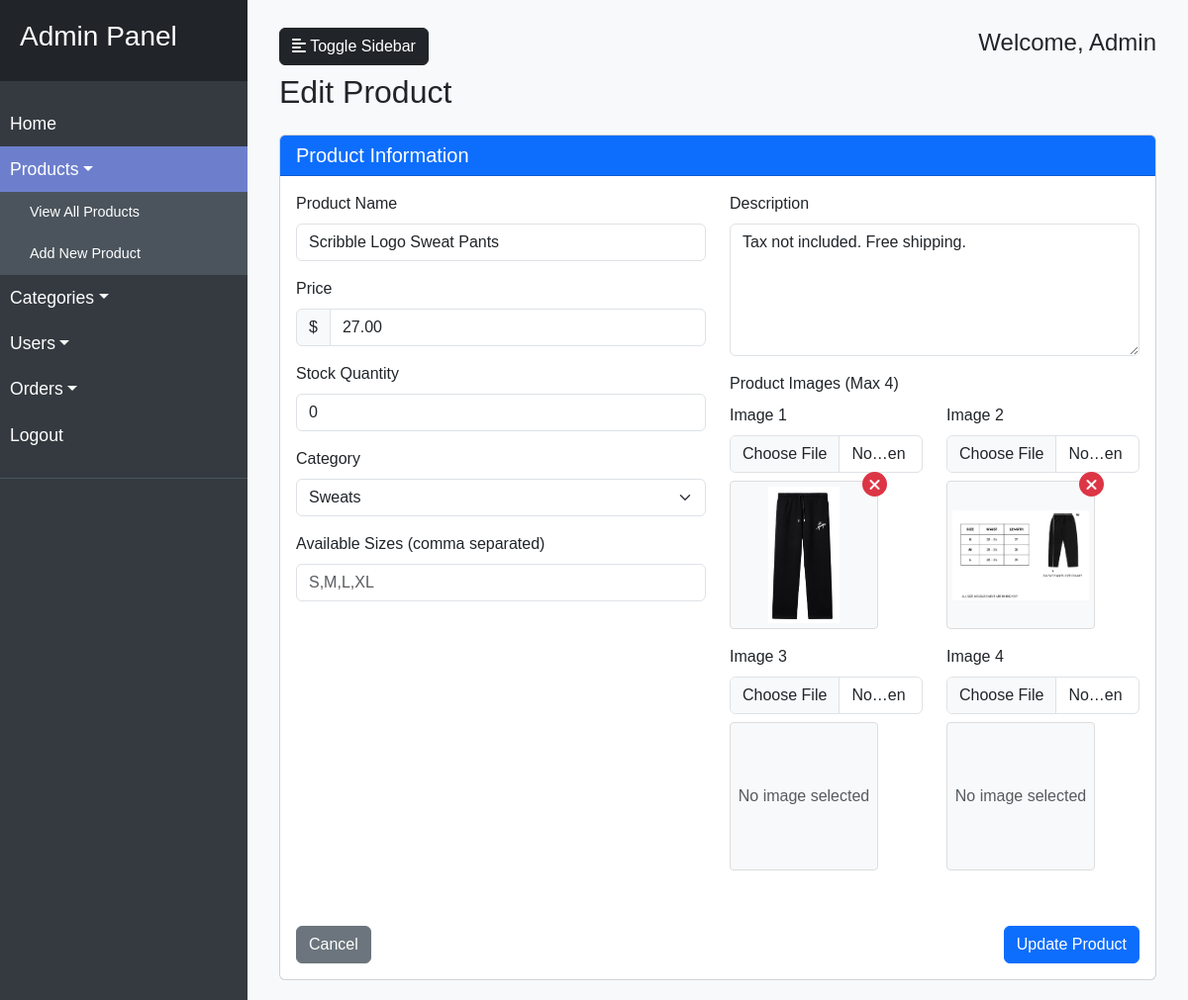
Screenshot of /edit_product.php?id=22 (signed in) with the database file from the repository.
### tables this page shows
CREATE TABLE `products` (
  `ProductID` int(11) NOT NULL,
  `ProductName` varchar(100) NOT NULL,
  `Description` text DEFAULT NULL,
  `Price` decimal(10,2) NOT NULL,
  `sizes` varchar(255) NOT NULL,
  `StockQuantity` int(11) NOT NULL,
  `images` text NOT NULL,
  `created_at` timestamp NOT NULL DEFAULT current_timestamp(),
  `categories` varchar(255) NOT NULL,
  `edited_at` timestamp NOT NULL DEFAULT current_timestamp() ON UPDATE current_timestamp(),
  `updated_at` timestamp NOT NULL DEFAULT current_timestamp() ON UPDATE current_timestamp()
);

CREATE TABLE `categories` (
  `id` int(11) NOT NULL,
  `category_name` varchar(100) NOT NULL,
  `date_added` timestamp NOT NULL DEFAULT current_timestamp(),
  `date_edited` timestamp NOT NULL DEFAULT current_timestamp() ON UPDATE current_timestamp()
);

### edit_product.php (the view, shortened to what this page needs)
<?php
require_once 'db_connection.php';
$productId = $_GET['id'];
$categoriesQuery = "SELECT id, category_name FROM categories ORDER BY category_name";
$categories = $conn->query($categoriesQuery);
$productQuery = "SELECT * FROM products WHERE ProductID = ?";
$stmt = $conn->prepare($productQuery);
$stmt->bind_param("i", $productId);
$stmt->execute();
$product = $stmt->get_result()->fetch_assoc();
$productImages = json_decode($product['images'], true) ?: [];
?>
<!DOCTYPE html>
<html lang="en">
<head>
    <link href="https://cdn.jsdelivr.net/npm/bootstrap@5.3.0-alpha1/dist/css/bootstrap.min.css" rel="stylesheet">
    <link rel="stylesheet" href="https://cdnjs.cloudflare.com/ajax/libs/font-awesome/6.4.0/css/all.min.css">
</head>
<body>
    <div class="wrapper">
        <nav id="sidebar">
            <div class="sidebar-header">
                <h3>Admin Panel</h3>
            </div>
            <ul class="list-unstyled components">
                <li>
                    <a href="admin.php">Home</a>
                </li>
                <li class="active">
                    <a href="#productSubmenu" data-bs-toggle="collapse" aria-expanded="true" class="dropdown-toggle">Products</a>
                    <ul class="collapse show list-unstyled" id="productSubmenu">
                        <li>
                            <a href="products.php">View All Products</a>
                        </li>
                        <li>
                            <a href="add_product.php">Add New Product</a>
                        </li>
                    </ul>
                </li>
                <li>
                    <a href="#categorySubmenu" data-bs-toggle="collapse" aria-expanded="false" class="dropdown-toggle">Categories</a>
                </li>
                <li>
                    <a href="#userSubmenu" data-bs-toggle="collapse" aria-expanded="false" class="dropdown-toggle">Users</a>
                </li>
                <li>
                    <a href="#orderSubmenu" data-bs-toggle="collapse" aria-expanded="false" class="dropdown-toggle">Orders</a>
                </li>
                <li>
                    <a href="logout.php">Logout</a>
                </li>
            </ul>
        </nav>
        <div id="content">
            <nav class="navbar navbar-expand-lg navbar-light bg-light">
                <div class="container-fluid">
                    <button type="button" id="sidebarCollapse" class="btn btn-dark">
                        <i class="fas fa-align-left"></i>
                        <span>Toggle Sidebar</span>
                    </button>
                    <div>
                        <h4>Welcome, <?php echo $_SESSION['Username'] ?? 'Admin'; ?></h4>
                    </div>
                </div>
            </nav>
            <div class="container-fluid">
                <h2 class="mb-4">Edit Product</h2>
                <div class="card">
                    <div class="card-header bg-primary text-white">
                        <h5 class="mb-0">Product Information</h5>
                    </div>
                    <div class="card-body">
                        <form action="edit_product.php?id=<?php echo $productId; ?>" method="post" enctype="multipart/form-data">
                            <div class="row">
                                <div class="col-md-6">
                                    <div class="mb-3">
                                        <label for="product_name" class="form-label">Product Name</label>
                                        <input type="text" class="form-control" id="product_name" name="product_name" value="<?php echo htmlspecialchars($product['ProductName']); ?>" required>
                                    </div>
                                    <div class="mb-3">
                                        <label for="price" class="form-label">Price</label>
                                        <div class="input-group">
                                            <span class="input-group-text">$</span>
                                            <input type="number" class="form-control" id="price" name="price" step="0.01" min="0" value="<?php echo $product['Price']; ?>" required>
                                        </div>
                                    </div>
                                    <div class="mb-3">
                                        <label for="stock" class="form-label">Stock Quantity</label>
                                        <input type="number" class="form-control" id="stock" name="stock" min="0" value="<?php echo $product['StockQuantity']; ?>" required>
                                    </div>
                                    <div class="mb-3">
                                        <label for="category" class="form-label">Category</label>
                                        <select class="form-select" id="category" name="category" required>
                                            <?php while($category = $categories->fetch_assoc()): ?>
                                                <option value="<?php echo $category['id']; ?>" <?php echo ($product['categories'] == $category['id']) ? 'selected' : ''; ?>>
                                                    <?php echo htmlspecialchars($category['category_name']); ?>
                                                </option>
                                            <?php endwhile; ?>
                                        </select>
                                    </div>
                                    <div class="mb-3">
                                        <label for="sizes" class="form-label">Available Sizes (comma separated)</label>
                                        <input type="text" class="form-control" id="sizes" name="sizes" placeholder="S,M,L,XL" value="<?php echo htmlspecialchars($product['sizes']); ?>">
                                    </div>
                                </div>
                                <div class="col-md-6">
                                    <div class="mb-3">
                                        <label for="description" class="form-label">Description</label>
                                        <textarea class="form-control" id="description" name="description" rows="5"><?php echo htmlspecialchars($product['Description']); ?></textarea>
                                    </div>
                                    <div class="mb-3">
                                        <label class="form-label">Product Images (Max 4)</label>
                                        <div class="row">
                                            <?php for ($i = 1; $i <= 4; $i++): ?>
                                                <div class="col-md-6 mb-3">
                                                    <label for="product_image_<?php echo $i; ?>" class="form-label">Image <?php echo $i; ?></label>
                                                    <input type="file" class="form-control" id="product_image_<?php echo $i; ?>" name="product_image_<?php echo $i; ?>" accept="image/*" onchange="previewImage(this, <?php echo $i; ?>)">
                                                    <div class="image-preview mt-2" id="image_preview_<?php echo $i; ?>">
                                                        <?php if (isset($productImages[$i-1]) && !empty($productImages[$i-1])): ?>
                                                            <img src="<?php echo htmlspecialchars($productImages[$i-1]); ?>" alt="Product Image <?php echo $i; ?>">
                                                            <div class="delete-image" onclick="removeImage(<?php echo $i; ?>, <?php echo $productId; ?>)">
                                                                <i class="fas fa-times"></i>
                                                            </div>
                                                        <?php else: ?>
                                                            <span class="text-muted">No image selected</span>
                                                        <?php endif; ?>
                                                    </div>
                                                </div>
                                            <?php endfor; ?>
                                        </div>
                                    </div>
                                </div>
                            </div>
                            <div class="d-flex justify-content-between mt-4">
                                <a href="products.php" class="btn btn-secondary">Cancel</a>
                                <button type="submit" class="btn btn-primary">Update Product</button>
                            </div>
                        </form>
                    </div>
                </div>
            </div>
        </div>
    </div>
</body>
</html>

### edit_product.php (style rules this page uses)
body { font-family: 'Arial', sans-serif; background-color: #f8f9fa; }
#sidebar { min-width: 250px; max-width: 250px; min-height: 100vh; background: #343a40; color: #fff; transition: all 0.3s; }
#sidebar .sidebar-header { padding: 20px; background: #212529; }
#sidebar ul.components { padding: 20px 0; border-bottom: 1px solid #4b545c; }
#sidebar ul li a { padding: 10px; font-size: 1.1em; display: block; color: #fff; text-decoration: none; }
#sidebar ul li.active > a, a[aria-expanded="true"] { color: #fff; background: #6d7fcc; }
ul ul a { font-size: 0.9em !important; padding-left: 30px !important; background: #4b545c; }
.wrapper { display: flex; width: 100%; }
#content { width: 100%; padding: 20px; min-height: 100vh; transition: all 0.3s; }
.image-preview { width: 150px; height: 150px; border: 1px solid #ddd; border-radius: 4px; padding: 5px; display: flex; align-items: center; justify-content: center; margin-top: 10px; background-color: #f8f9fa; position: relative; }
.image-preview img { max-width: 100%; max-height: 100%; }
.delete-image { position: absolute; top: -10px; right: -10px; background: #dc3545; color: white; border-radius: 50%; width: 25px; height: 25px; display: flex; align-items: center; justify-content: center; cursor: pointer; }

### rows the page displays
products: product_name "Scribble Logo Sweat Pants", price "27.00", stock "0", category "Sweats", description "Tax not included. Free shipping."

### other values shown
$_SESSION['Username'] "Admin"
